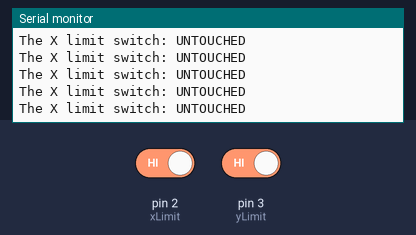
Bench run of a sketch on a simulated Arduino Uno, built with avr-gcc and run on an emulated ATmega328P. Shown: the last lines printed to the serial monitor. The test bench sets the inputs (shaded band); at power-on: pin 2 (xLimit) HIGH, pin 3 (yLimit) HIGH.

Above: at 0.8 s.
0.9 s: pin 2 (xLimit) driven LOW
At 2.0 s:
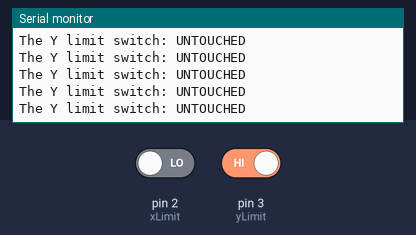
2.4 s: pin 3 (yLimit) driven LOW
At 3.8 s:
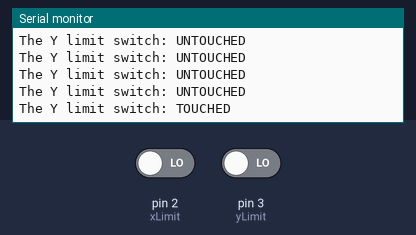

Measured:
- after the input at 0.9 s, the serial monitor: prints a new line after 0.07 s (image 1)
- after the input at 2.4 s, the serial monitor: prints a new line after 0.07 s (image 2)

The sketch:

limitswitch.ino
```cpp
// test limit switches
// #define xLimit 2
// //int yLimit = 3;

// void setup()
// {
//   Serial.begin(9600);
//   pinMode(xLimit, INPUT);
// }

// void loop() {

//   if (digitalRead(xLimit) == HIGH)
//   {
//     Serial.println("Activated!");
//   }

//   else
//   {
//     Serial.println("Not activated.");
//   }

//   delay(100);
// }

#include <ezButton.h>

ezButton xLimit(2);  // create ezButton object that attach to pin 2;
ezButton yLimit(3);

void setup() {
  Serial.begin(57600);
  xLimit.setDebounceTime(50); // set debounce time to 50 milliseconds
  yLimit.setDebounceTime(50);
  setHome();
}

void setHome() {

  int xstate = xLimit.getState();
  int ystate = yLimit.getState();

  // setting x home
  while (true) {
    xLimit.loop();
    Serial.println("The X limit switch: UNTOUCHED");
    if (xLimit.isPressed()) {
      break;
    }
    xstate = xLimit.getState();
    // xMotor -> step(1,BACKWARD,SINGLE);
  }
  Serial.println("The X limit switch: TOUCHED");

  // setting y home
  while (true) {
    yLimit.loop();
    Serial.println("The Y limit switch: UNTOUCHED");
    if (yLimit.isPressed()) {
      break;
    }
    ystate = yLimit.getState();
    // yMotor -> step(1,BACKWARD,SINGLE);
  }
  Serial.println("The Y limit switch: TOUCHED");

  // changing coordinates to (0,0)
  // px, py = 0,0
}

void loop() {
  // limitSwitch.loop(); // MUST call the loop() function first

  // if(limitSwitch.isPressed())
  //   Serial.println("The limit switch: UNTOUCHED -> TOUCHED");

  // if(limitSwitch.isReleased())
  //   Serial.println("The limit switch: TOUCHED -> UNTOUCHED");

  // int state = limitSwitch.getState();
  // if(state == HIGH)
  //   Serial.println("The limit switch: UNTOUCHED");
  // else
  //   Serial.println("The limit switch: TOUCHED");
}
```
